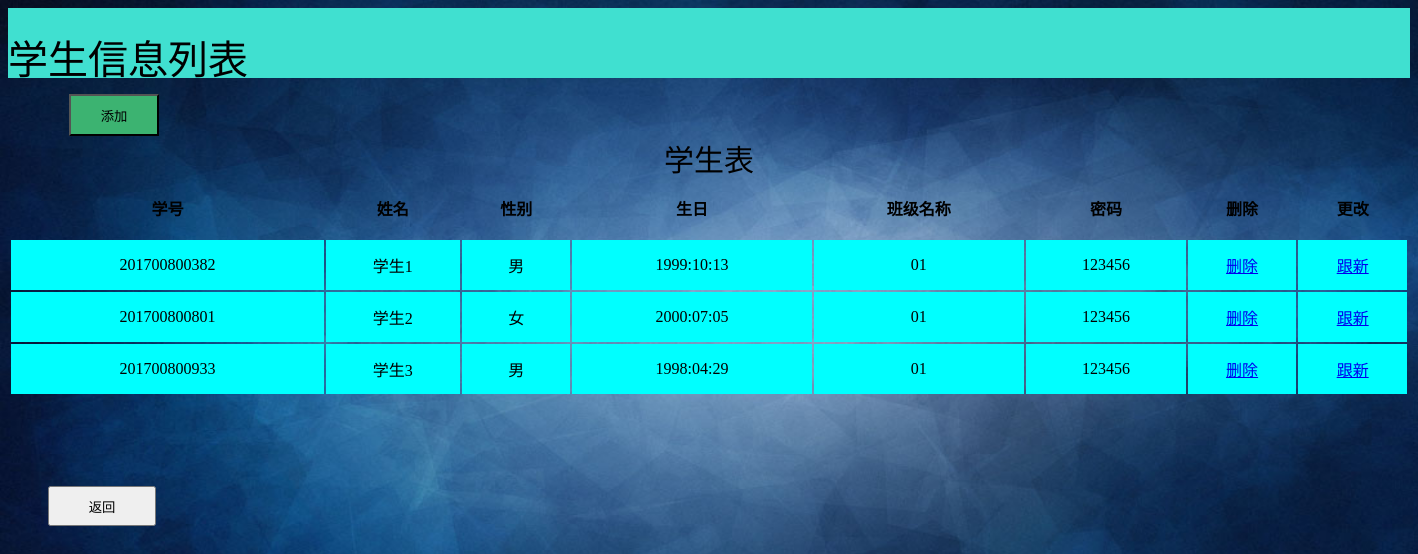
/m_student (signed in), run on an earlier commit of the app's database.
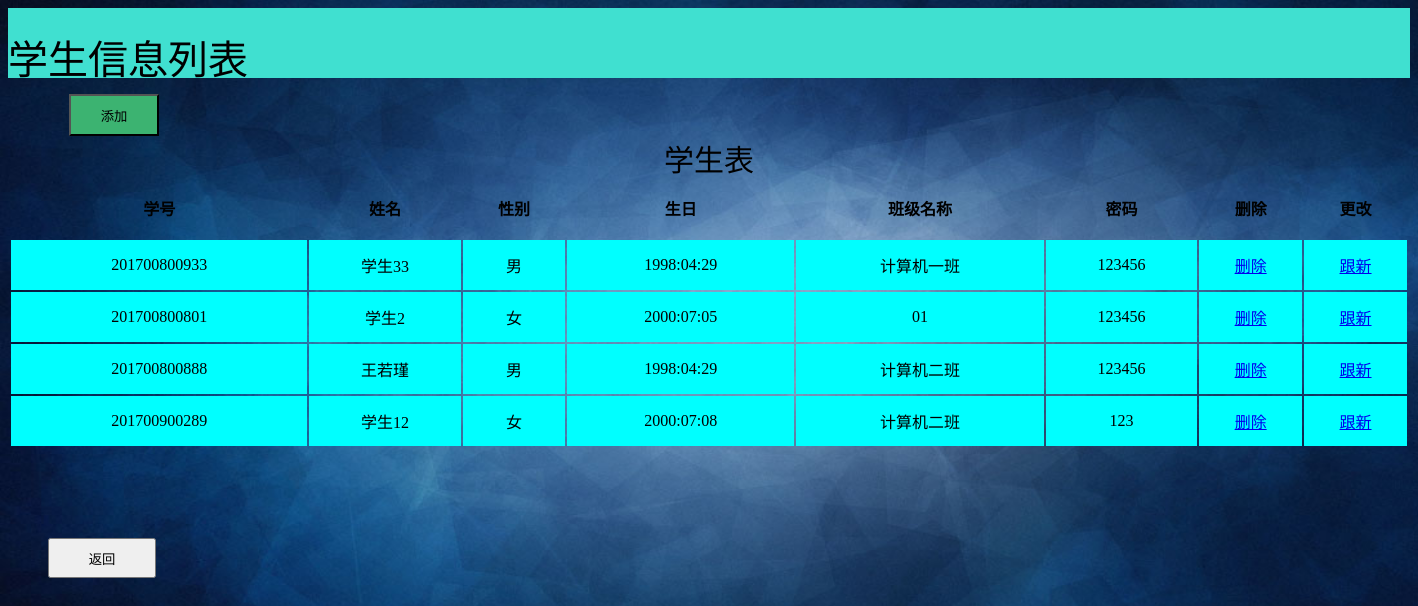
And on a later commit of the database.
### tables this page shows
CREATE TABLE student(
   id        text PRIMARY KEY     not null,
   name  text                            not null,
   sex      text                            not null,
   birthday text                         not null,
   class_num text                       not null,
   password    text                     not null
);

### stu_manager_sys.py (the view)
@app.route('/m_student',methods=['GET'])
def m_student():
    id = session['account'];
    name = session['name'];
    sex = session['sex'];
    database = "database\Stu_Message_manger.db"
    conn = sqlite3.connect(database)
    cur = conn.cursor()
    cur.execute("select * from student");
    result = cur.fetchall()  # 获得查询的结果
    cur.close()
    return render_template('manager_stu_list.html',account=session['account'],name=session['name'],sex=session['sex'],stu_table=result);

### templates/manager_stu_list.html (shortened to what this page needs)
<!DOCTYPE HTML PUBLIC "-//W3C//DTD HTML 4.01 Transitional//EN"
        "http://www.w3.org/TR/html4/loose.dtd">
<html>
<head>
</head>
<body background="{{ url_for('static', filename='pic/background.jpg') }}" style=" background-repeat:no-repeat ;background-size:100% 100%;background-attachment: fixed;">
<div class="top_div">
    <div class="top_txt">学生信息列表</div>
</div>
<TABLE align="center"   width="1400" >
    <a href="/to_add_student">
        <input type="button" class="add_button" value="添加">
    </a>
    <CAPTION class="table_caption">学生表</CAPTION>
    <TR align="center" height="60px"> <TH>学号</TH><TH>姓名</TH><TH>性别</TH><TH>生日</TH><TH>班级名称</TH><TH>密码</TH><TH>删除</TH><TH>更改</TH></TR>
    {%for item in stu_table%}
    <tr align="center" height="50px" bgcolor="aqua">
        {%for a in item%}
        <td>{{a}}</td>
        {% endfor %}
        <td><a href="/stu_delete?stu_id={{item[0]}}">删除</a></td>
        <td><a href="/to_stu_update?stu_id={{item[0]}}">跟新</a></td>
    </tr>
    {% endfor %}
</TABLE>
<a href="/back">
    <input type="button" class="button_back" value="返回">
</a>
</body>
</html>

### templates/manager_stu_list.html (style rules this page uses)
.top_div { height: 70px; width: 100%; background-color: #40E0D0; }
.top_txt { position: absolute; font-size: 40px; top: 28px; height: 40px; width: 100%; }
.table_caption { height: 40px; font-size: 30px; }
.add_button { background-color: mediumseagreen; height: 42px; width: 90px; margin-top: 16px; margin-left: 61px; }
.button_back { height: 40px; width: 108px; margin-left: 40px; margin-top: 90px; }

What changed in the data, as far as the page shows it:
removed student: id "201700800382", name "学生1", item "男", birthday "1999:10:13", class_num "01", password "123456"
changed student id 201700800933: name "学生3" → "学生33"; class_num "01" → "计算机一班"; moves up the list
added student: id "201700800888", name "王若瑾", item "男", birthday "1998:04:29", class_num "计算机二班", password "123456"
added student: id "201700900289", name "学生12", item "女", birthday "2000:07:08", class_num "计算机二班", password "123"
